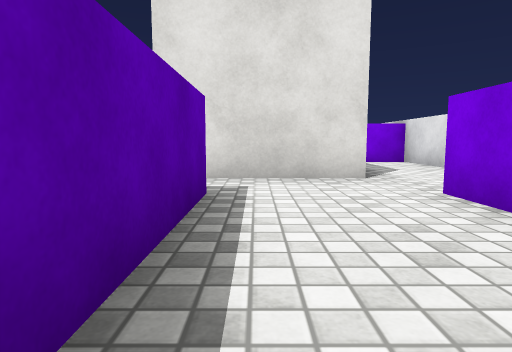
view 1 (above)

12 first-person views from a walk through a Unity game level. The camera is 0.52 m above the floor, tilts 6° down and sees 75° across. The floor is counted in squares, 1 m on a side. Each view is taken from the middle of a square. On the plan, view 1 faces up. The plan holds only what a view shows up to about 9 squares ahead; the rest is blank. Surface patterns are stand-ins for the level's own textures.

view 2
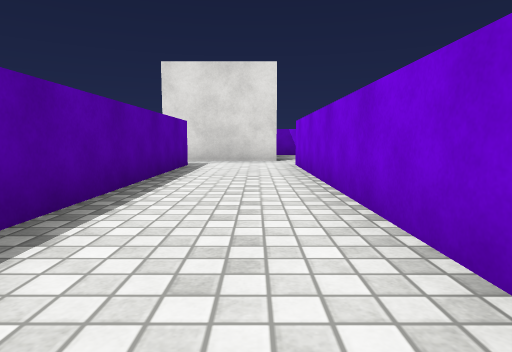

view 3
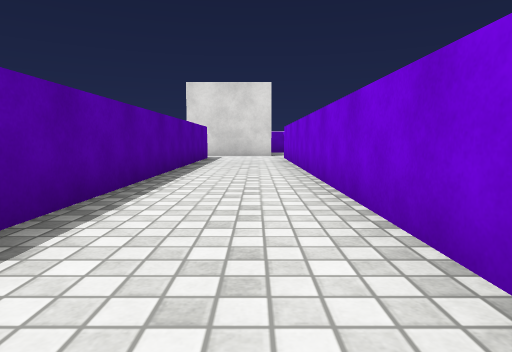

view 4
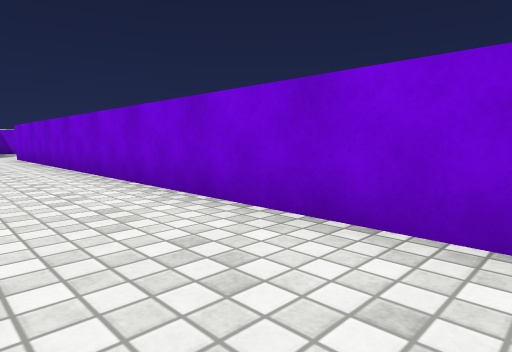

view 5
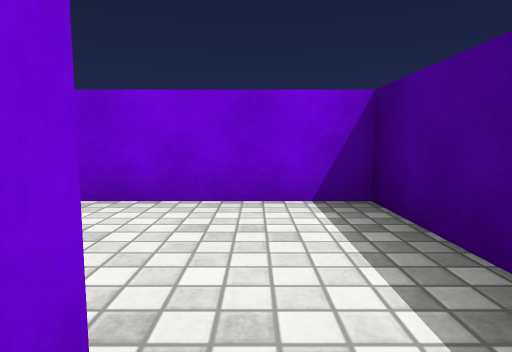

view 6
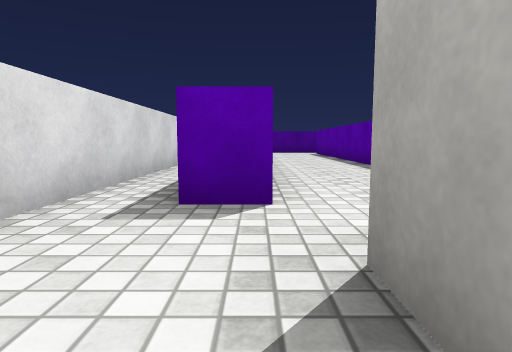

view 7
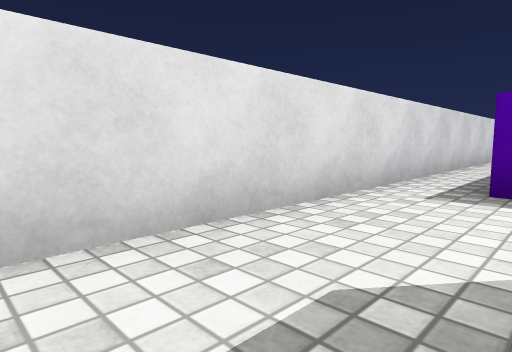

view 8
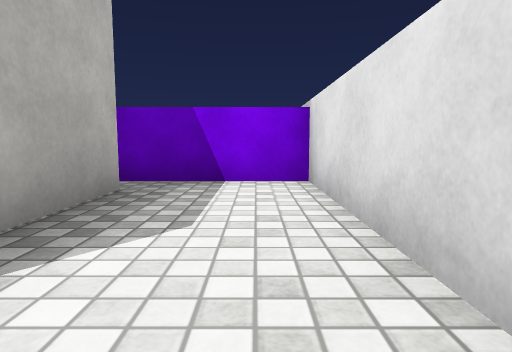

view 9
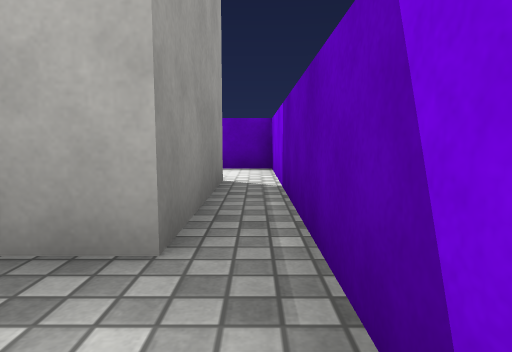

view 10
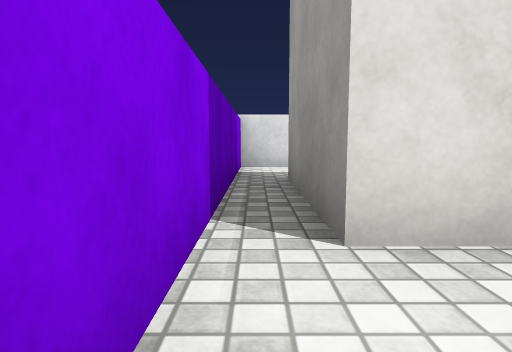

view 11
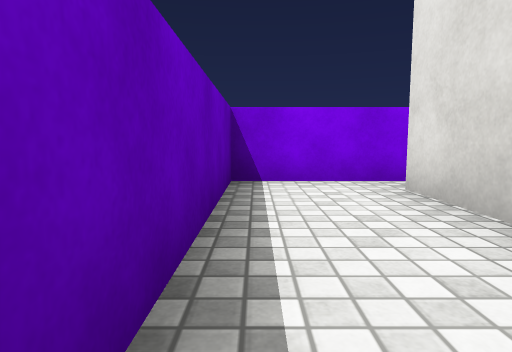

view 12
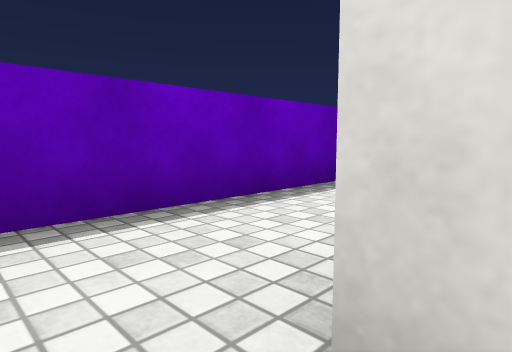

### Floor plan
Points are (right, up) in squares from view 1. A wall is a line through its corners. A room is listed if a view was taken in it or the views show most of it. See-through windows are left out.
Room 1 (views 1, 2, 3, 4, 5, 12)
walls: (-0.5, 3.4) (-0.5, -5.1); (0.5, 4.6) (-1.5, 4.6); (0.2, -9) (1.9, -9) (1.9, 3.3)
ways out: opening at (1, 4) to room 2; opening at (-1, 4) to room 3; opening at (-1, -8)
Room 2 (views 6, 7, 8, 9)
walls: (1.9, 3.3) (2.7, 3.3); (3.7, -2.9) (3.7, 8.3) (-1.5, 8.3); (-1.4, 7.6) (1.5, 7.6) (1.5, 4.6) (0.5, 4.6)
ways out: opening at (1, 4) to room 1; opening at (-1, 8) to room 3
Room 3 (views 10, 11)
walls: (-1.4, 6) (-1.4, 7.6); (-1.5, 8.3) (-3.3, 8.3) (-3.3, 4.3)
ways out: opening at (-1, 4) to room 1; opening at (-1, 8) to room 2

Positions as (right, up) in squares from view 1, and headings:
1: (0, 0), facing up
2: (1, -4), facing up
3: (1, -7), facing up
4: (0, -8), facing up-right
5: (-1, -8), facing right
6: (2, 6), facing down
7: (2, 7), facing down-right
8: (3, 4), facing up
9: (3, 8), facing left
10: (-3, 8), facing right
11: (-3, 4), facing up
12: (-1, 4), facing up-left
